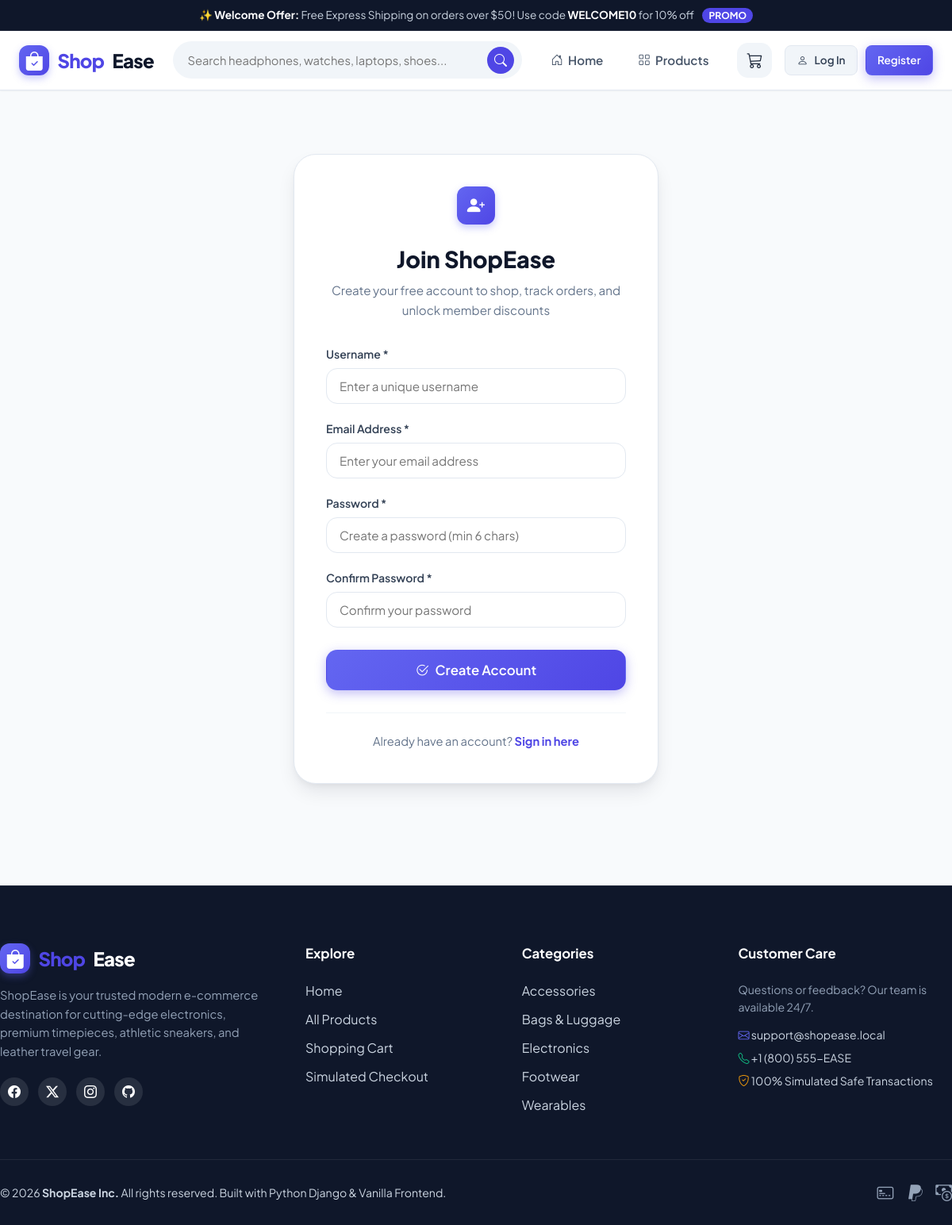
Screenshot of /register/ with the database file from the repository.
### store/models.py (models this page shows, shortened)
class Category(models.Model):
    name = models.CharField(max_length=100, unique=True)
    slug = models.SlugField(max_length=120, unique=True, blank=True)
    icon = models.CharField(max_length=50, default='bi-tag', help_text="Icon class name or keyword")
    description = models.TextField(blank=True)
    class Meta:
        verbose_name_plural = 'Categories'
        ordering = ['name']

### store/views.py (the view)
# urls.py: path('register/', views.register_view, name='register'),
def register_view(request):
    if request.user.is_authenticated:
        return redirect('home')
    if request.method == 'POST':
        form = UserRegistrationForm(request.POST)
        if form.is_valid():
            user = form.save(commit=False)
            user.set_password(form.cleaned_data['password'])
            user.save()
            old_session_key = request.session.session_key
            login(request, user)
            if old_session_key:
                guest_cart = Cart.objects.filter(session_key=old_session_key, user=None).first()
                if guest_cart:
                    user_cart, _ = Cart.objects.get_or_create(user=user)
                    for item in guest_cart.items.all():
                        existing = CartItem.objects.filter(cart=user_cart, product=item.product).first()
                        if existing:
                            existing.quantity += item.quantity
                            existing.save()
                        else:
                            item.cart = user_cart
                            item.save()
                    guest_cart.delete()
            messages.success(request, f"Welcome to ShopEase, {user.username}! Your account has been created.")
            next_url = request.GET.get('next') or 'home'
            return redirect(next_url)
        else:
            messages.error(request, "Registration could not be completed. Please review errors below.")
    else:
        form = UserRegistrationForm()
    context = {
        'form': form,
    }
    return render(request, 'store/register.html', context)

### store/forms.py (shortened to what this page needs)
class UserRegistrationForm(forms.ModelForm):
    password = forms.CharField(
        widget=forms.PasswordInput(attrs={'class': 'form-input', 'placeholder': 'Create a password (min 6 chars)'}),
        min_length=6,
        label='Password'
    )
    confirm_password = forms.CharField(
        widget=forms.PasswordInput(attrs={'class': 'form-input', 'placeholder': 'Confirm your password'}),
        label='Confirm Password'
    )
    class Meta:
        model = User
        fields = ['username', 'email']
        widgets = {
            'username': forms.TextInput(attrs={'class': 'form-input', 'placeholder': 'Enter a unique username'}),
            'email': forms.EmailInput(attrs={'class': 'form-input', 'placeholder': 'Enter your email address'}),
        }

### store/context_processors.py (called while the page is built)
def cart_and_categories(request):
    try:
        categories = Category.objects.all()
    except Exception:
        categories = []
    cart_item_count = 0
    cart_total = 0
    cart = None
    try:
        cart = get_or_create_cart(request)
        if cart:
            cart_item_count = cart.total_items
            cart_total = cart.total_price
    except Exception:
        pass
    return {
        'nav_categories': categories,
        'cart_item_count': cart_item_count,
        'cart_total': cart_total,
        'global_cart': cart,
    }

### store/models.py (called while the page is built)
    @property
    def total_price(self):
        return sum(item.total_price for item in self.items.all())

    @property
    def total_items(self):
        return sum(item.quantity for item in self.items.all())

### templates/store/register.html (shortened to what this page needs)
{% extends 'base.html' %}
{% load static %}
{% block content %}
<div class="container" style="padding-top: 2rem; padding-bottom: 5rem;">
  <div class="auth-wrapper">
    <div class="auth-header">
      <div class="brand-icon" style="margin: 0 auto 1.25rem; width: 48px; height: 48px; font-size: 1.4rem;">
        <i class="bi bi-person-plus-fill"></i>
      </div>
      <h2>Join ShopEase</h2>
      <p>Create your free account to shop, track orders, and unlock member discounts</p>
    </div>
    <form method="POST" action="{% url 'register' %}{% if request.GET.next %}?next={{ request.GET.next }}{% endif %}" id="registerForm">
      <div class="form-group" style="margin-bottom: 1.25rem;">
        <label class="form-label" for="id_username">Username *</label>
        {{ form.username }}
      </div>
      <div class="form-group" style="margin-bottom: 1.25rem;">
        <label class="form-label" for="id_email">Email Address *</label>
        {{ form.email }}
      </div>
      <div class="form-group" style="margin-bottom: 1.25rem;">
        <label class="form-label" for="id_password">Password *</label>
        {{ form.password }}
      </div>
      <div class="form-group" style="margin-bottom: 1.75rem;">
        <label class="form-label" for="id_confirm_password">Confirm Password *</label>
        {{ form.confirm_password }}
      </div>
      <button type="submit" class="btn btn-primary btn-lg btn-full" id="registerSubmitBtn">
        <i class="bi bi-check2-circle"></i> Create Account
      </button>
    </form>
    <div style="text-align: center; margin-top: 1.75rem; padding-top: 1.5rem; border-top: 1px solid var(--slate-100); font-size: 0.92rem; color: var(--slate-500);">
      Already have an account?
      <a href="{% url 'login' %}{% if request.GET.next %}?next={{ request.GET.next }}{% endif %}" style="color: var(--primary-600); font-weight: 700;" id="gotoLoginLink">Sign in here</a>
    </div>
  </div>
</div>
{% endblock %}

### templates/base.html (shortened to what this page needs)
{% load static %}
<!DOCTYPE html>
<html lang="en">
<head>
  <link rel="stylesheet" href="https://cdn.jsdelivr.net/npm/bootstrap-icons@1.11.3/font/bootstrap-icons.min.css">
  <link rel="stylesheet" href="{% static 'css/style.css' %}">
</head>
<body>
  <div class="announcement-bar">
    <span>✨ <strong>Welcome Offer:</strong> Free Express Shipping on orders over $50! Use code <strong>WELCOME10</strong> for 10% off</span>
    <span class="badge-promo">PROMO</span>
  </div>
  <header class="navbar">
    <div class="container nav-container">
      <a href="{% url 'home' %}" class="brand-logo" id="brandLogo">
        <div class="brand-icon">
          <i class="bi bi-bag-check-fill"></i>
        </div>
        <span>Shop</span>Ease
      </a>
      <form action="{% url 'product_list' %}" method="GET" class="nav-search-form" id="navSearchForm">
        <div class="search-input-wrap">
          <input type="text" name="q" placeholder="Search headphones, watches, laptops, shoes..." value="{{ search_query|default:'' }}" autocomplete="off" id="navSearchInput">
          <button type="submit" class="search-btn" aria-label="Search" id="navSearchBtn">
            <i class="bi bi-search"></i>
          </button>
        </div>
      </form>
      <ul class="nav-links" id="navLinks">
        <li><a href="{% url 'home' %}" class="nav-link {% if request.resolver_match.url_name == 'home' %}active{% endif %}"><i class="bi bi-house-door"></i> Home</a></li>
        <li><a href="{% url 'product_list' %}" class="nav-link {% if request.resolver_match.url_name == 'product_list' and not selected_category %}active{% endif %}"><i class="bi bi-grid"></i> Products</a></li>
      </ul>
      <div class="nav-actions">
        <a href="{% url 'cart' %}" class="cart-button-link" id="navCartBtn" aria-label="View Shopping Cart">
          <i class="bi bi-cart3" style="font-size: 1.25rem;"></i>
        </a>
        {% if user.is_authenticated %}
          <div class="user-menu-wrap">
            <button class="user-btn" id="userMenuBtn" aria-label="User Account Menu">
              <div class="user-avatar">{{ user.username|make_list|first|upper }}</div>
              <span>{{ user.username }}</span>
              <i class="bi bi-chevron-down" style="font-size: 0.75rem;"></i>
            </button>
            <div class="user-dropdown" id="userDropdownMenu">
              <div style="padding: 0.5rem 0.85rem; font-size: 0.82rem; color: var(--slate-500);">
                Signed in as <strong style="color: var(--slate-900);">{{ user.username }}</strong>
              </div>
              <div class="dropdown-divider"></div>
              <a href="{% url 'my_orders' %}" class="dropdown-item"><i class="bi bi-receipt"></i> My Orders</a>
              {% if user.is_staff %}
                <a href="/admin/" target="_blank" class="dropdown-item"><i class="bi bi-shield-lock"></i> Django Admin</a>
              {% endif %}
              <div class="dropdown-divider"></div>
              <a href="{% url 'logout' %}" class="dropdown-item" style="color: var(--rose-500);"><i class="bi bi-box-arrow-right"></i> Log Out</a>
            </div>
          </div>
        {% else %}
          <div style="display: flex; align-items: center; gap: 0.6rem;">
            <a href="{% url 'login' %}" class="btn btn-secondary btn-sm" id="navLoginBtn"><i class="bi bi-person"></i> Log In</a>
            <a href="{% url 'register' %}" class="btn btn-primary btn-sm" id="navRegisterBtn">Register</a>
          </div>
        {% endif %}
      </div>
    </div>
  </header>
  <main style="flex: 1;">
    {% block content %}{% endblock %}
  </main>
  <footer class="footer">
    <div class="container footer-top">
      <div class="footer-grid">
        <div class="footer-col">
          <div class="brand-logo" style="color: var(--white); margin-bottom: 1rem;">
            <div class="brand-icon">
              <i class="bi bi-bag-check-fill"></i>
            </div>
            <span>Shop</span>Ease
          </div>
          <p style="font-size: 0.92rem; color: var(--slate-400); line-height: 1.6; margin-bottom: 1.25rem;">
            ShopEase is your trusted modern e-commerce destination for cutting-edge electronics, premium timepieces, athletic sneakers, and leather travel gear.
          </p>
          <div style="display: flex; gap: 0.75rem;">
            <span style="display: inline-flex; width: 36px; height: 36px; border-radius: 50%; background: rgba(255,255,255,0.1); align-items: center; justify-content: center; color: var(--white);"><i class="bi bi-facebook"></i></span>
            <span style="display: inline-flex; width: 36px; height: 36px; border-radius: 50%; background: rgba(255,255,255,0.1); align-items: center; justify-content: center; color: var(--white);"><i class="bi bi-twitter-x"></i></span>
            <span style="display: inline-flex; width: 36px; height: 36px; border-radius: 50%; background: rgba(255,255,255,0.1); align-items: center; justify-content: center; color: var(--white);"><i class="bi bi-instagram"></i></span>
            <span style="display: inline-flex; width: 36px; height: 36px; border-radius: 50%; background: rgba(255,255,255,0.1); align-items: center; justify-content: center; color: var(--white);"><i class="bi bi-github"></i></span>
          </div>
        </div>
        <div class="footer-col">
          <h4>Explore</h4>
          <ul class="footer-links">
            <li><a href="{% url 'home' %}">Home</a></li>
            <li><a href="{% url 'product_list' %}">All Products</a></li>
            <li><a href="{% url 'cart' %}">Shopping Cart</a></li>
            <li><a href="{% url 'checkout' %}">Simulated Checkout</a></li>
          </ul>
        </div>
        <div class="footer-col">
          <h4>Categories</h4>
          <ul class="footer-links">
            {% for cat in nav_categories|slice:":5" %}
              <li><a href="{% url 'product_list' %}?category={{ cat.slug }}">{{ cat.name }}</a></li>
            {% endfor %}
          </ul>
        </div>
        <div class="footer-col">
          <h4>Customer Care</h4>
          <p style="font-size: 0.88rem; color: var(--slate-400); margin-bottom: 0.75rem;">
            Questions or feedback? Our team is available 24/7.
          </p>
          <div style="font-size: 0.88rem; color: var(--slate-300); display: flex; flex-direction: column; gap: 0.4rem;">
            <span><i class="bi bi-envelope" style="color: var(--primary-500);"></i> support@shopease.local</span>
            <span><i class="bi bi-telephone" style="color: var(--emerald-500);"></i> +1 (800) 555-EASE</span>
            <span><i class="bi bi-shield-check" style="color: var(--amber-500);"></i> 100% Simulated Safe Transactions</span>
          </div>
        </div>
      </div>
    </div>
    <div class="container footer-bottom">
      <div>
        © 2026 <strong>ShopEase Inc.</strong> All rights reserved. Built with Python Django & Vanilla Frontend.
      </div>
      <div style="display: flex; gap: 1rem; font-size: 1.3rem; color: var(--slate-400);">
        <i class="bi bi-credit-card-2-front" title="Simulated Card Payment"></i>
        <i class="bi bi-paypal" title="Simulated PayPal"></i>
        <i class="bi bi-cash-coin" title="Cash on Delivery"></i>
      </div>
    </div>
  </footer>
</body>
</html>

### rows the page displays
Category: name "Accessories"
Category: name "Bags & Luggage"
Category: name "Electronics"
Category: name "Footwear"
Category: name "Wearables"
